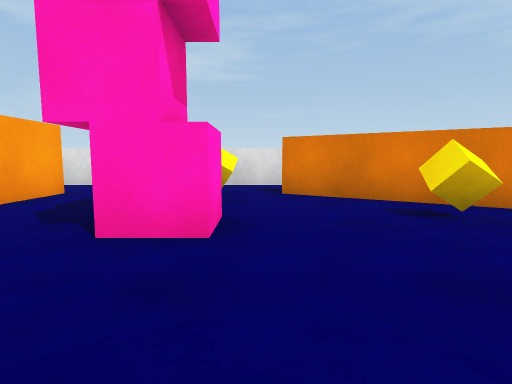
view 1 (above)

18 first-person views from a walk through a Unity game level. The camera is 0.68 m above the floor, tilts 6° down and sees 80° across. The floor is counted in squares, 1 m on a side. Each view is taken from the middle of a square. On the plan, view 1 faces up. The plan holds only what a view shows up to about 10 squares ahead; the rest is blank. The player character is not drawn.

view 2
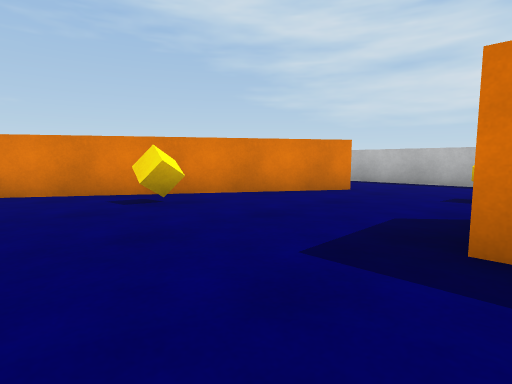

view 3
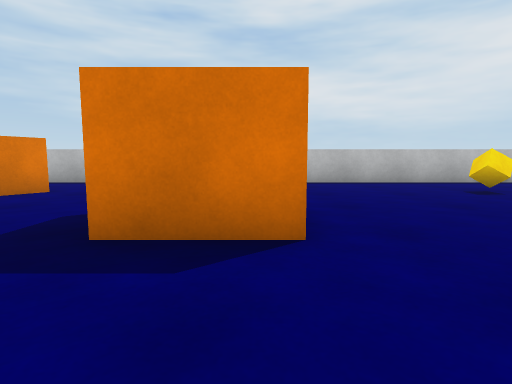

view 4
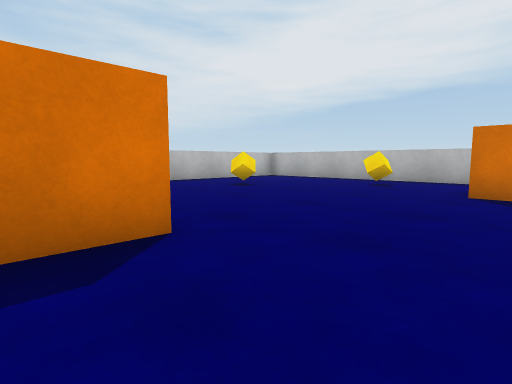

view 5
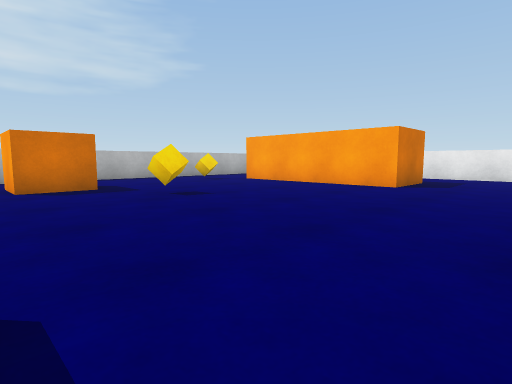

view 6
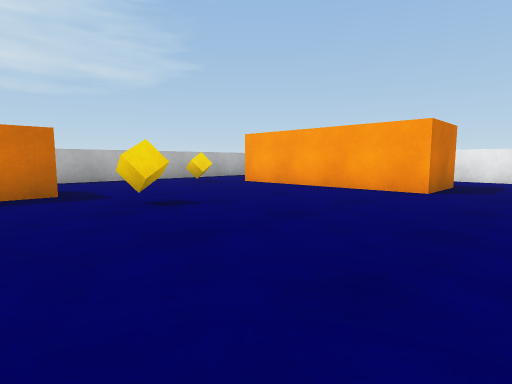

view 7
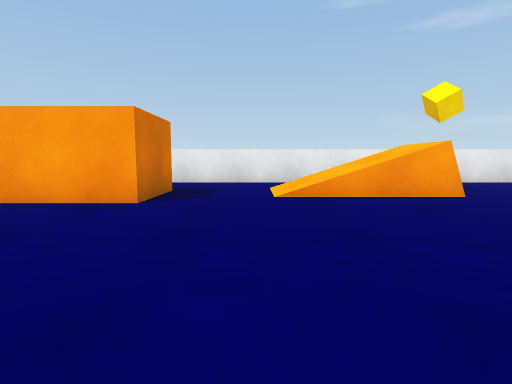

view 8
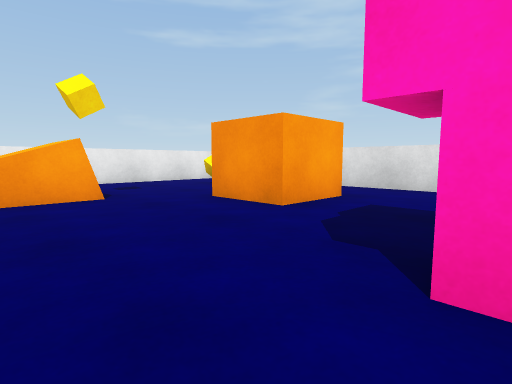

view 9
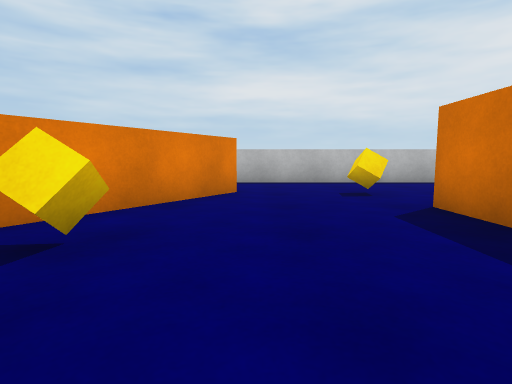

view 10
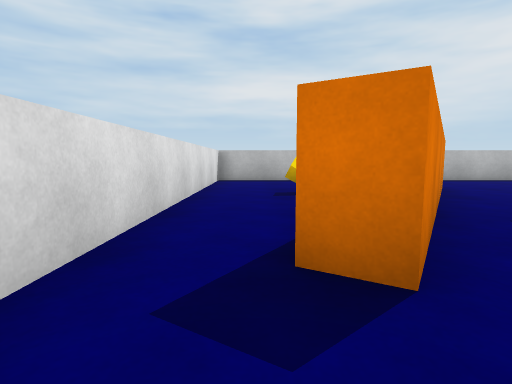

view 11
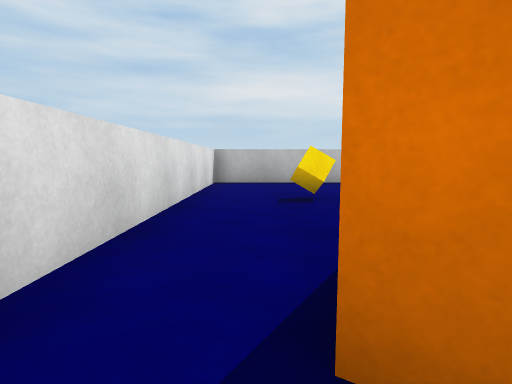

view 12
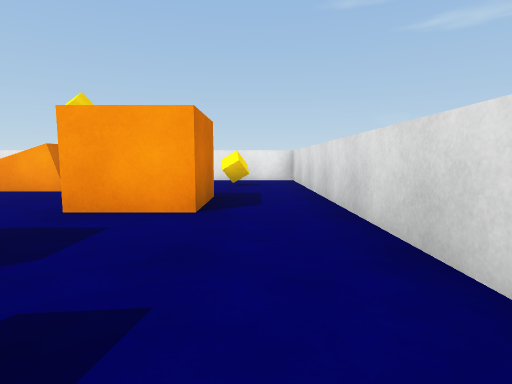

view 13
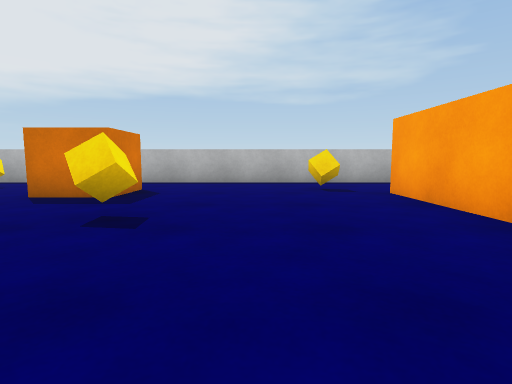

view 14
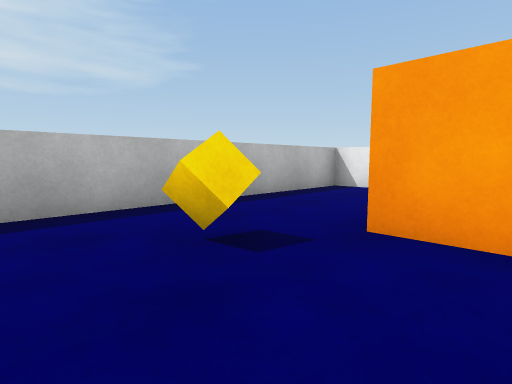

view 15
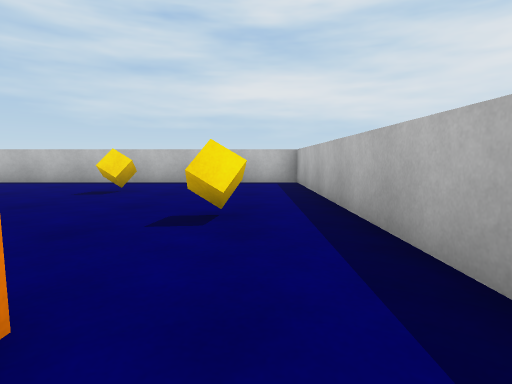

view 16
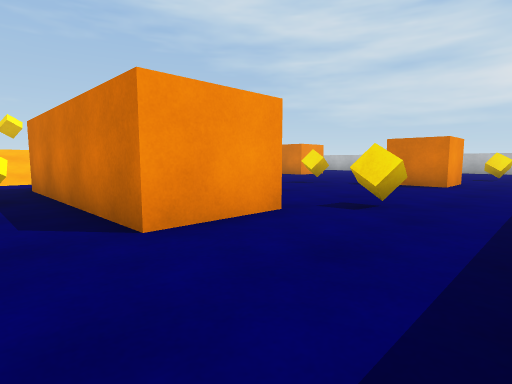

view 17
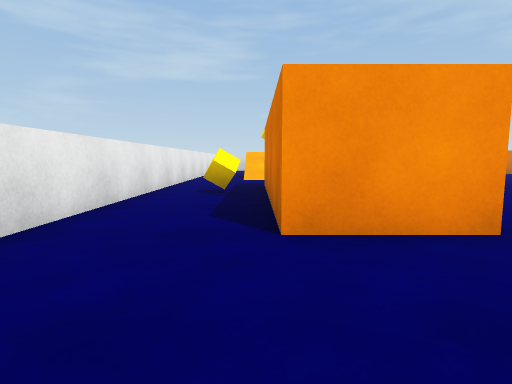

view 18
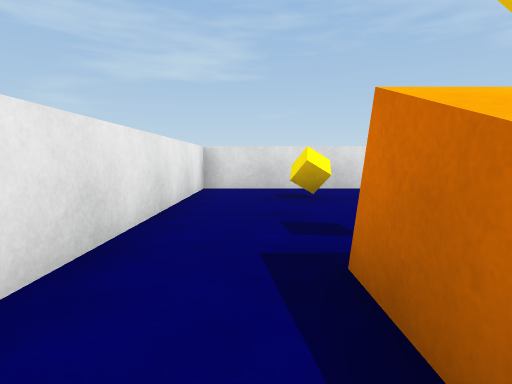

### Floor plan
Points are (right, up) in squares from view 1. A wall is a line through its corners. A room is listed if a view was taken in it or the views show most of it. See-through windows are left out.
Room 1 (views 1, 2, 3, 4, 5, 6, 7, 8, 9, 10, 11, 12, 13, 14, 15, 16, 17, 18)
walls: (-5.8, -2.9) (-5.8, -8.3) (-7.8, -8.3) (-7.8, -2.9) (-5.8, -2.9); (6.5, 2.4) (0.5, 6.2) (0.9, 6.8); (-10.2, -10.2) (-10.2, -11.3) (9.3, -11.3) (9.3, 8.2) (-10.2, 8.2) (-10.2, -8.4)
objects: other object (-9, -5); other object (-8, 6); other object (-7, 3); other object (-5, -9); other object (-5, 5) to (-4, 6); other object (-1, -6); other object (-1, 3); other object (-1, 6); other object (0, -9) to (1, -8); other object (2, 4); other object (3, -2) to (4, -1); other object (4, -10); other object (5, 6); other object (6, 0); other object (7, -7)

Where each view was taken, in squares from view 1:
view 1: 0 up, 0 right, facing up
view 2: 1 down, 0 right, facing up-right
view 3: 2 down, 0 right, facing right
view 4: 1 down, 0 right, facing down-right
view 5: 0 up, 2 right, facing down-left
view 6: 1 down, 1 right, facing down-left
view 7: 1 down, 1 left, facing left
view 8: 1 up, 1 left, facing up-left
view 9: 2 up, 0 right, facing right
view 10: 7 up, 1 left, facing right
view 11: 7 up, 0 right, facing right
view 12: 7 up, 0 right, facing left
view 13: 2 down, 3 left, facing down
view 14: 7 down, 3 left, facing down-left
view 15: 10 down, 0 right, facing right
view 16: 11 down, 9 left, facing up-right
view 17: 11 down, 8 left, facing up
view 18: 1 up, 9 left, facing up
